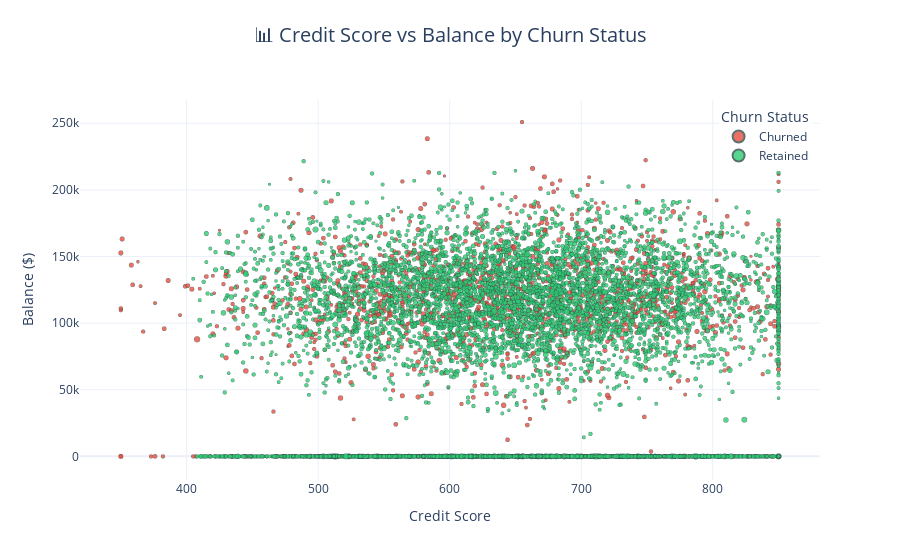
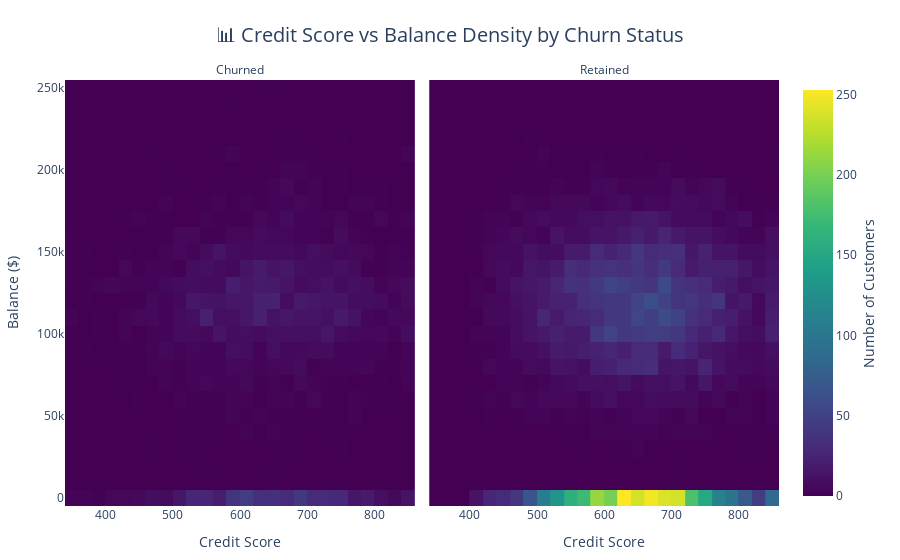

The code cell stored with these charts, in order, in its notebook:
### Code cell
# Map 'exited' to meaningful labels    
df['churnstatus'] = df['exited'].map({0: 'Retained', 1: 'Churned'})  # Updated to lowercase  
      
fig = px.scatter(    
    df,    
    x='creditscore',  # Updated from 'CreditScore'    
    y='balance',      # Updated from 'Balance'    
    color='churnstatus',  # Updated from 'ChurnStatus'    
    size='age',        # Updated from 'Age'    
    size_max=6,          # Reduced size for clarity    
    opacity=0.8,         # Increased transparency    
    title='📊 Credit Score vs Balance by Churn Status',    
    labels={    
        'churnstatus': 'Churn Status',  # Updated    
        'creditscore': 'Credit Score',  # Updated    
        'balance': 'Balance ($)'         # Updated    
    },    
    hover_data=['customerid', 'age'],  # Updated from 'CustomerId' and 'Age'    
    color_discrete_map={    
        'Retained': '#2ecc71',  # Green    
        'Churned': '#e74c3c'    # Red    
    }    
)    
      
# Add borders to markers for better visibility    
fig.update_traces(marker=dict(line=dict(width=0.2, color='DarkSlateGrey')))    
      
# Update layout for improved aesthetics    
fig.update_layout(    
    title={    
        'y':0.95,    
        'x':0.5,    
        'xanchor': 'center',    
        'yanchor': 'top',    
        'font': dict(size=20)    
    },    
    legend_title_text='Churn Status',    
    legend=dict(    
        yanchor="top",    
        y=0.99,    
        xanchor="right",    
        x=0.99    
    ),    
    xaxis=dict(title='Credit Score'),    
    yaxis=dict(title='Balance ($)'),    
    template='plotly_white'    
)    
      
fig.show()    
  
# Density Heatmap    
print("🔍 Analyzing Credit Score vs Balance with Density Heatmap...")    
        
# Map 'exited' to meaningful labels    
df['churnstatus'] = df['exited'].map({0: 'Retained', 1: 'Churned'})  # Ensure lowercase  
        
fig = px.density_heatmap(    
    df,    
    x='creditscore',    
    y='balance',    
    facet_col='churnstatus',    
    nbinsx=30,    
    nbinsy=30,    
    title='📊 Credit Score vs Balance Density by Churn Status',    
    labels={    
        'creditscore': 'Credit Score',    
        'balance': 'Balance ($)',    
        'churnstatus': 'Churn Status'    
    },    
    color_continuous_scale='Viridis'    
)    
        
# Update layout for improved aesthetics    
fig.update_layout(    
    title={    
        'y':0.95,    
        'x':0.5,    
        'xanchor': 'center',    
        'yanchor': 'top',    
        'font': dict(size=20)    
    },    
    coloraxis_colorbar=dict(    
        title="Number of Customers",    
        titleside="right",    
        tickmode='array'    
    ),    
    margin=dict(l=50, r=50, t=80, b=50)    
)    
        
# Adjust facet titles for clarity    
fig.for_each_annotation(lambda a: a.update(text=a.text.split("=")[-1]))    
        
fig.show()

### Figure 1 — Plotly figure (JSON) as saved in the notebook; plotly's stock layout.template omitted (floating-point values rounded to 4 significant figures; data arrays with more than 128 entries replaced by an {"elided": "..."} marker saying what was removed)
{"data": [{"customdata": {"elided": "2037x2 int values"}, "hovertemplate": "Churn Status=Churned<br>Credit Score=%{x}<br>Balance ($)=%{y}<br>age=%{customdata[1]}<br>customerid=%{customdata[0]}<extra></extra>", "legendgroup": "Churned", "marker": {"color": "#e74c3c", "line": {"color": "DarkSlateGrey", "width": 0.2}, "opacity": 0.8, "size": {"elided": "2037 int values"}, "sizemode": "area", "sizeref": 2.556, "symbol": "circle"}, "mode": "markers", "name": "Churned", "showlegend": true, "type": "scattergl", "x": {"elided": "2037 int values"}, "xaxis": "x", "y": {"elided": "2037 float values"}, "yaxis": "y"}, {"customdata": {"elided": "7963x2 int values"}, "hovertemplate": "Churn Status=Retained<br>Credit Score=%{x}<br>Balance ($)=%{y}<br>age=%{customdata[1]}<br>customerid=%{customdata[0]}<extra></extra>", "legendgroup": "Retained", "marker": {"color": "#2ecc71", "line": {"color": "DarkSlateGrey", "width": 0.2}, "opacity": 0.8, "size": {"elided": "7963 int values"}, "sizemode": "area", "sizeref": 2.556, "symbol": "circle"}, "mode": "markers", "name": "Retained", "showlegend": true, "type": "scattergl", "x": {"elided": "7963 int values"}, "xaxis": "x", "y": {"elided": "7963 float values"}, "yaxis": "y"}], "layout": {"legend": {"itemsizing": "constant", "title": {"text": "Churn Status"}, "tracegroupgap": 0, "x": 0.99, "xanchor": "right", "y": 0.99, "yanchor": "top"}, "title": {"font": {"size": 20}, "text": "📊 Credit Score vs Balance by Churn Status", "x": 0.5, "xanchor": "center", "y": 0.95, "yanchor": "top"}, "xaxis": {"anchor": "y", "domain": [0, 1], "title": {"text": "Credit Score"}}, "yaxis": {"anchor": "x", "domain": [0, 1], "title": {"text": "Balance ($)"}}}}

### Figure 2 — Plotly figure (JSON) as saved in the notebook; plotly's stock layout.template omitted (floating-point values rounded to 4 significant figures; data arrays with more than 128 entries replaced by an {"elided": "..."} marker saying what was removed)
{"data": [{"coloraxis": "coloraxis", "hovertemplate": "Churn Status=Churned<br>Credit Score=%{x}<br>Balance ($)=%{y}<br>count=%{z}<extra></extra>", "name": "", "nbinsx": 30, "nbinsy": 30, "type": "histogram2d", "x": {"elided": "2037 int values"}, "xaxis": "x", "xbingroup": "x", "y": {"elided": "2037 float values"}, "yaxis": "y", "ybingroup": "y"}, {"coloraxis": "coloraxis", "hovertemplate": "Churn Status=Retained<br>Credit Score=%{x}<br>Balance ($)=%{y}<br>count=%{z}<extra></extra>", "name": "", "nbinsx": 30, "nbinsy": 30, "type": "histogram2d", "x": {"elided": "7963 int values"}, "xaxis": "x2", "xbingroup": "x", "y": {"elided": "7963 float values"}, "yaxis": "y2", "ybingroup": "y"}], "layout": {"annotations": [{"font": {}, "showarrow": false, "text": "Churned", "x": 0.245, "xanchor": "center", "xref": "paper", "y": 1, "yanchor": "bottom", "yref": "paper"}, {"font": {}, "showarrow": false, "text": "Retained", "x": 0.755, "xanchor": "center", "xref": "paper", "y": 1, "yanchor": "bottom", "yref": "paper"}], "coloraxis": {"colorbar": {"tickmode": "array", "title": {"side": "right", "text": "Number of Customers"}}, "colorscale": [[0, "#440154"], [0.1111, "#482878"], [0.2222, "#3e4989"], [0.3333, "#31688e"], [0.4444, "#26828e"], [0.5556, "#1f9e89"], [0.6667, "#35b779"], [0.7778, "#6ece58"], [0.8889, "#b5de2b"], [1, "#fde725"]]}, "legend": {"tracegroupgap": 0}, "margin": {"b": 50, "l": 50, "r": 50, "t": 80}, "title": {"font": {"size": 20}, "text": "📊 Credit Score vs Balance Density by Churn Status", "x": 0.5, "xanchor": "center", "y": 0.95, "yanchor": "top"}, "xaxis": {"anchor": "y", "domain": [0, 0.49], "title": {"text": "Credit Score"}}, "xaxis2": {"anchor": "y2", "domain": [0.51, 1], "matches": "x", "title": {"text": "Credit Score"}}, "yaxis": {"anchor": "x", "domain": [0, 1], "title": {"text": "Balance ($)"}}, "yaxis2": {"anchor": "x2", "domain": [0, 1], "matches": "y", "showticklabels": false}}}
